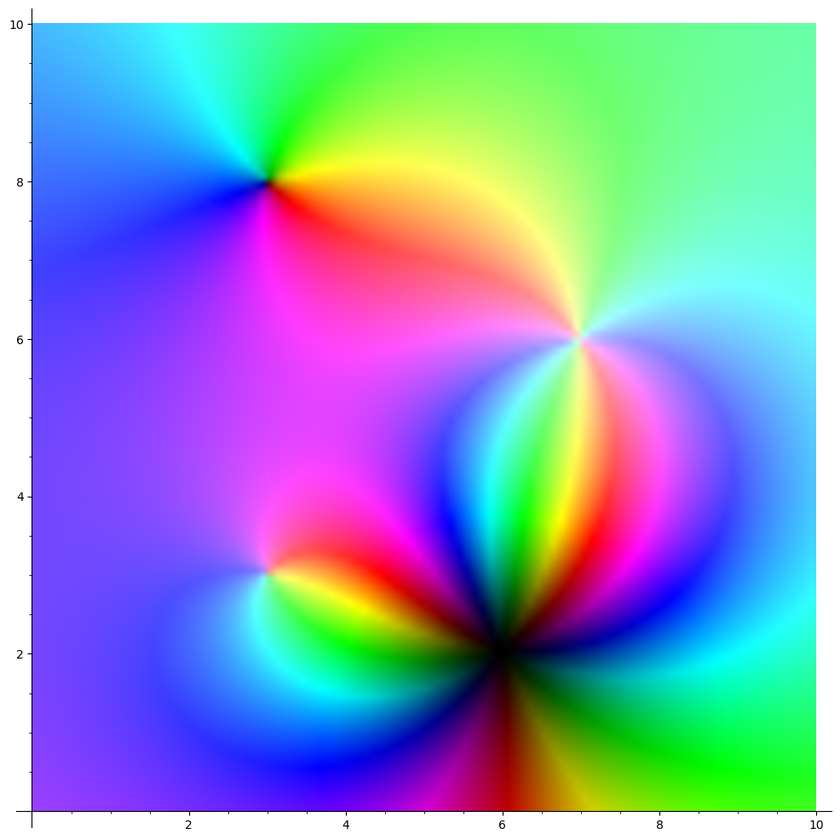
#> input picture midtrue/dc1.png, 840 x 840 px, shrunk from 986 x 986 before the run
$ jupyter execute --allow-errors 1030.ipynb
#> lines starting #> are read from the running program, lines starting #| are printed output that depends on the picture
# Midterm preparation

## Domain coloring

#> (a cell that did not finish here is left out)

#> (a cell that did not finish here is left out)

#> (a cell that did not finish here is left out)

#> (a cell that did not finish here is left out)

#> (a cell that did not finish here is left out)

#> (a cell that did not finish here is left out)

[cell 7]
from PIL import Image

# read dc1.png and make it 50% white
img = Image.open("dc1.png").convert("RGB")
white = Image.new("RGB", img.size, "white")
#> white: PIL image 840x840 RGB; every value is 255
out = Image.blend(img, white, 0.8)
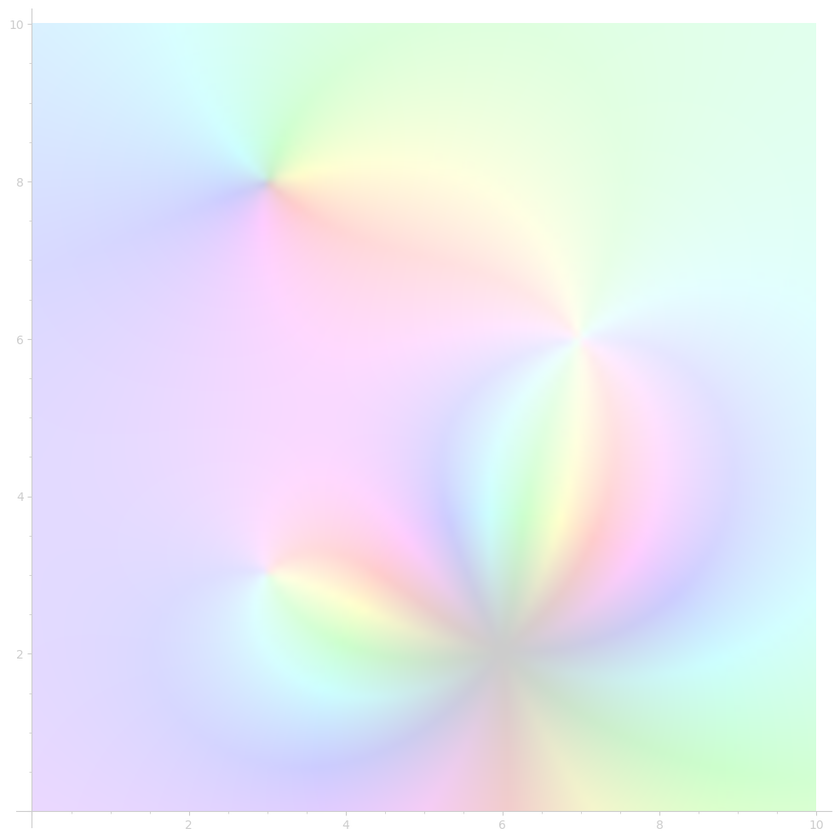
#> out: PIL image 840x840 RGB; mean R, G, B 231.1, 234.8, 242.1
out.save("dc3.png")
